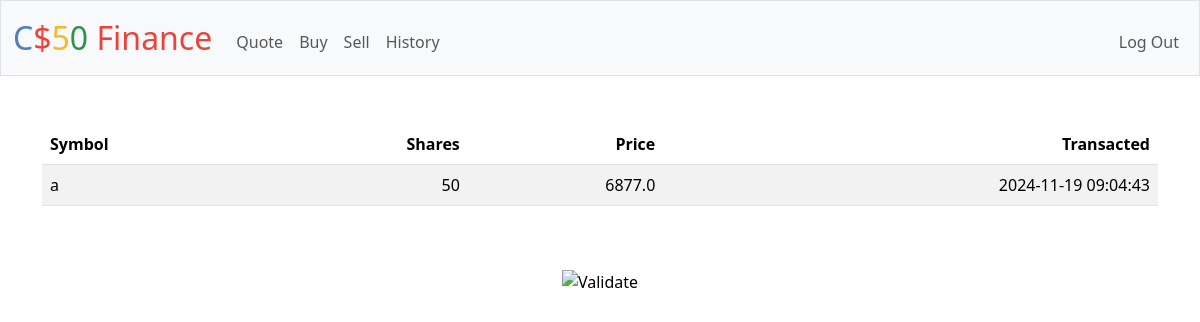
The app's page /history (signed in), older data.
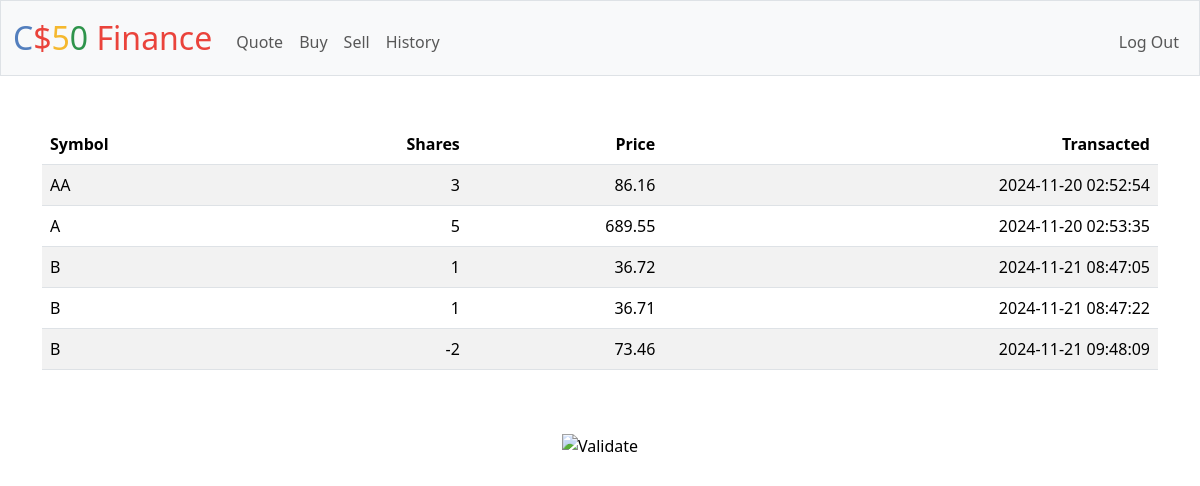
The same page, newer data.
### tables this page shows
CREATE TABLE purchases (    purchase_id INTEGER PRIMARY KEY AUTOINCREMENT NOT NULL,    user_id INTEGER NOT NULL,    symbol TEXT,    shares INTEGER,    price REAL,    purchase_time TIMESTAMP DEFAULT CURRENT_TIMESTAMP,    FOREIGN KEY (user_id) REFERENCES users(id));

### app.py (the view)
@app.route("/history")
@login_required
def history():
    user_id = session["user_id"]
    rows = db.execute("SELECT symbol, shares, price, purchase_time FROM purchases WHERE user_id=?", user_id)
    return render_template("history.html", rows=rows)

### app.py (called while the page is built)
@app.after_request
def after_request(response):
    response.headers["Cache-Control"] = "no-cache, no-store, must-revalidate"
    response.headers["Expires"] = 0
    response.headers["Pragma"] = "no-cache"
    return response

### helpers.py (called while the page is built)
def login_required(f):
    @wraps(f)
    def decorated_function(*args, **kwargs):
        if session.get("user_id") is None:
            return redirect("/login")
        return f(*args, **kwargs)
    return decorated_function

### templates/history.html (shortened to what this page needs)
{% extends "layout.html" %}
{% block main %}
    <table class="table table-striped">
        <thead>
            <tr>
                <th class="text-start">Symbol</th>
                <th class="text-end">Shares</th>
                <th class="text-end">Price</th>
                <th class="text-end">Transacted</th>
            </tr>
        </thead>
        <tbody>
            {% for row in rows %}
                <tr>
                    <td class="text-start">{{ row["symbol"] }}</td>
                    <td class="text-end">{{ row["shares"]}}</td>
                    <td class="text-end">{{ row["price"] }}</td>
                    <td class="text-end">{{ row["purchase_time"] }}</td>
                </tr>
            {% endfor %}
        </tbody>
    </table>
{% endblock %}

### templates/layout.html (shortened to what this page needs)
<!DOCTYPE html>
<html lang="en">
    <head>
        <link href="https://cdn.jsdelivr.net/npm/bootstrap@5.3.3/dist/css/bootstrap.min.css" rel="stylesheet">
        <link href="/static/styles.css" rel="stylesheet">
    </head>
    <body>
        <nav class="bg-light border navbar navbar-expand-md navbar-light">
            <div class="container-fluid">
                <a class="navbar-brand" href="/"><span class="blue">C</span><span class="red">$</span><span class="yellow">5</span><span class="green">0</span> <span class="red">Finance</span></a>
                <div class="collapse navbar-collapse" id="navbar">
                    {% if session["user_id"] %}
                        <ul class="navbar-nav me-auto mt-2">
                            <li class="nav-item"><a class="nav-link" href="/quote">Quote</a></li>
                            <li class="nav-item"><a class="nav-link" href="/buy">Buy</a></li>
                            <li class="nav-item"><a class="nav-link" href="/sell">Sell</a></li>
                            <li class="nav-item"><a class="nav-link" href="/history">History</a></li>
                        </ul>
                        <ul class="navbar-nav ms-auto mt-2">
                            <li class="nav-item"><a class="nav-link" href="/logout">Log Out</a></li>
                        </ul>
                    {% else %}
                        <ul class="navbar-nav ms-auto mt-2">
                            <li class="nav-item"><a class="nav-link" href="/register">Register</a></li>
                            <li class="nav-item"><a class="nav-link" href="/login">Log In</a></li>
                        </ul>
                    {% endif %}
                </div>
            </div>
        </nav>
        <main class="container py-5 text-center">
            {% block main %}{% endblock %}
        </main>
        <footer class="mb-5">
            <form action="https://validator.w3.org/check" class="text-center" enctype="multipart/form-data" method="post" target="_blank">
                <input alt="Validate" src="/static/I_heart_validator.png" type="image">
            </form>
        </footer>
    </body>
</html>

### static/styles.css (style rules this page uses)
nav .navbar-brand { font-size: xx-large; }
nav .navbar-brand .blue { color: #537fbe; }
nav .navbar-brand .red { color: #ea433b; }
nav .navbar-brand .yellow { color: #f5b82e; }
nav .navbar-brand .green { color: #2e944b; }

Row changes from the older to the newer data that the page shows:
removed purchases: symbol "a", shares "50", price "6877.0", purchase_time "2024-11-19 09:04:43"
added purchases: symbol "AA", shares "3", price "86.16", purchase_time "2024-11-20 02:52:54"
added purchases: symbol "A", shares "5", price "689.55", purchase_time "2024-11-20 02:53:35"
added purchases: symbol "B", shares "1", price "36.72", purchase_time "2024-11-21 08:47:05"
added purchases: symbol "B", shares "1", price "36.71", purchase_time "2024-11-21 08:47:22"
added purchases: symbol "B", shares "-2", price "73.46", purchase_time "2024-11-21 09:48:09"
